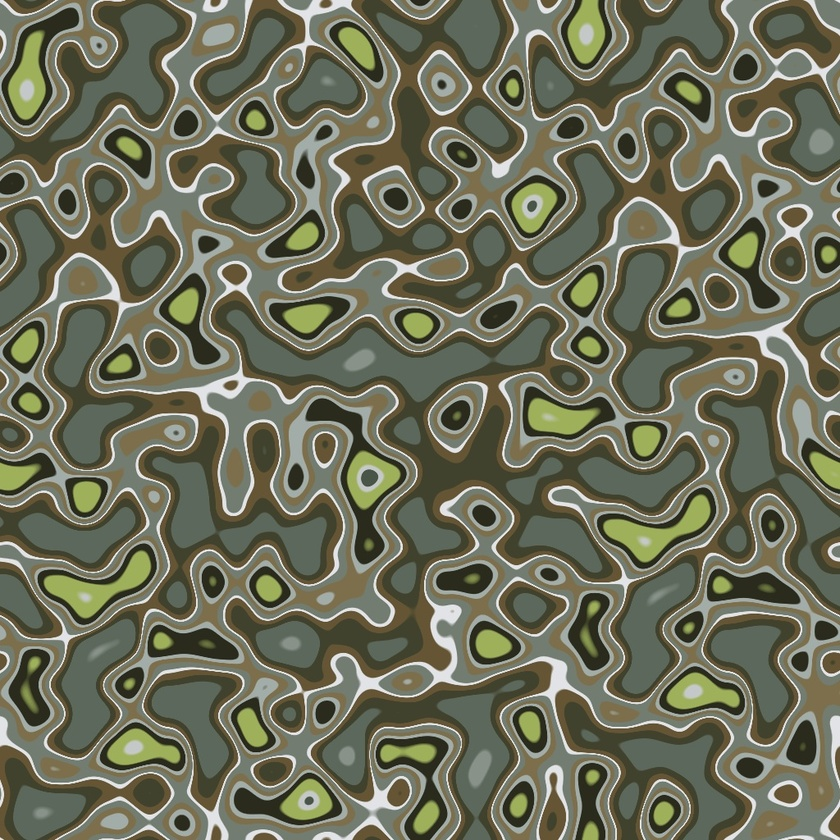
#> input picture example/bamboo_forest.camo.12.1024.jpg, 840 x 840 px, shrunk from 1024 x 1024 before the run
$ python cluster_image.py -i example/bamboo_forest.camo.12.1024.jpg
#> lines starting #> are read from the running program, lines starting #| are printed output that depends on the picture
import numpy as np
import cv2
from sklearn.cluster import KMeans

from typing import Tuple

def cluster_img_colors(
        img: np.ndarray,
        num_clusters: int,
) -> Tuple[np.ndarray, np.ndarray, np.ndarray]:
    """Here is a lovely empty docstring
    """
    kmeans = KMeans(n_clusters=num_clusters)
    kmeans.fit(img.reshape((-1, 3)))
    buckets = kmeans.predict(img.reshape((-1, 3)))
    colors = kmeans.cluster_centers_
    reduced = colors[buckets, :]
    palette = colors[sorted(buckets), :][::img.shape[0], :].reshape((-1, 1, 3))
    palette = np.hstack([palette for i in range(img.shape[1] // 5)])
    return colors, reduced.reshape(img.shape), palette

if __name__ == "__main__":
    import argparse
    from pathlib import Path
    parser = argparse.ArgumentParser()
    parser.add_argument('--input', '-i',
                        type=Path,
                        help="input image file")
    parser.add_argument('--num-clusters', '-n',
                        type=int,
                        default=5,
                        help="Number of clusters")
    args = parser.parse_args()
    img = cv2.imread(str(args.input))
#> img is the input picture: shape (840, 840, 3); mean B, G, R 90, 110.8, 109.3
    colors, reduced, pal = cluster_img_colors(img,
                                              num_clusters = args.num_clusters)
#> in cluster_img_colors, `palette = colors[sorted(buckets), :][::img.shape[0], :].reshape((-1, 1..`: palette = 840 rows, first 8: [39.64, 59.03, 58.5], [39.64, 59.03, 58.5], [39.64, 59.03, 58.5], [39.64, 59.03, 58.5], [39.64, 59.03, 58.5], [39.64, 59.03, 58.5], [39.64, 59.03, 58.5], [39.64, 59.03, 58.5]
#> in cluster_img_colors, `palette = np.hstack([palette for i in range(img.shape[1] // 5)])`:
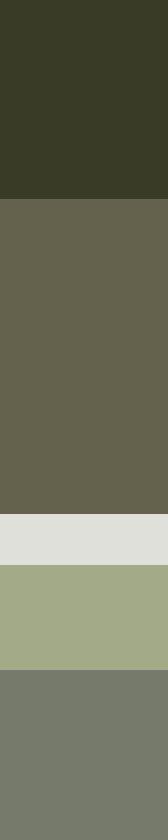
#> palette: shape (840, 168, 3) float64; mean B, G, R 90, 110.8, 109.2
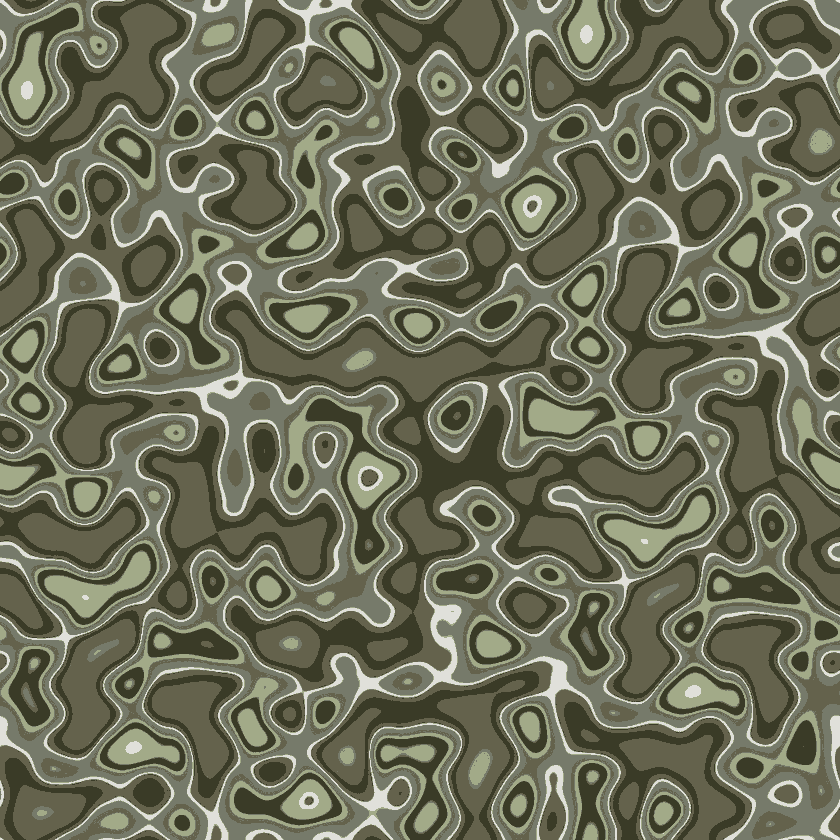
#> reduced: shape (840, 840, 3) float64; mean B, G, R 90.1, 110.8, 109.3
#> colors = [[39.64, 59.03, 58.5], [76.43, 98.65, 100], [218.7, 224.3, 224.4], [136.5, 170.6, 162.2], [106.9, 122.7, 118.4]]
    output_filename = args.input.with_stem(args.input.stem +
                                           f".colors.{args.num_clusters}")
    cv2.imwrite(str(output_filename),
                reduced)
    pal_filename = args.input.with_stem(args.input.stem +
                                        f".palette.{args.num_clusters}")
    cv2.imwrite(str(pal_filename), pal)
    print(f"Colors are :\n{np.array(colors, dtype=int)}")
#| Colors are :
#| [[ 39  59  58]
#|  [ 76  98 100]
#|  [218 224 224]
#|  [136 170 162]
#|  [106 122 118]]

$ run again, on example/bamboo_forest.jpg
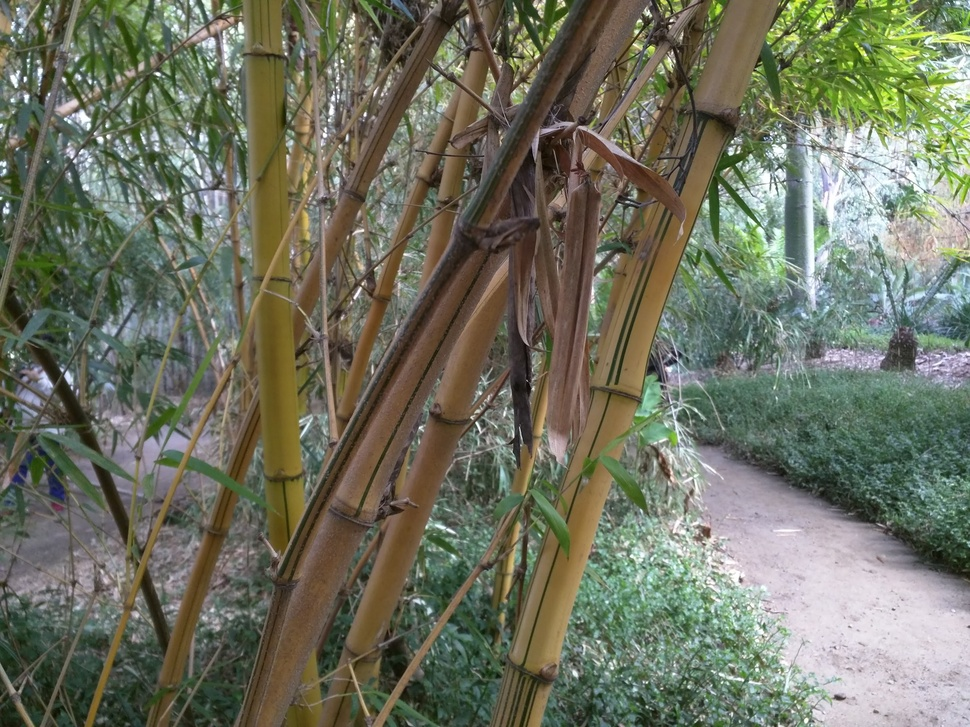
#> input picture example/bamboo_forest.jpg, 970 x 727 px, shrunk from 2486 x 1864 before the run
#> img is the input picture: shape (727, 970, 3); mean B, G, R 96.3, 113.8, 110.8
#> in cluster_img_colors, `palette = colors[sorted(buckets), :][::img.shape[0], :].reshape((-1, 1..`: palette = 970 rows, first 8: [101.6, 120.4, 115.8], [101.6, 120.4, 115.8], [101.6, 120.4, 115.8], [101.6, 120.4, 115.8], [101.6, 120.4, 115.8], [101.6, 120.4, 115.8], [101.6, 120.4, 115.8], [101.6, 120.4, 115.8]
#> in cluster_img_colors, `palette = np.hstack([palette for i in range(img.shape[1] // 5)])`:
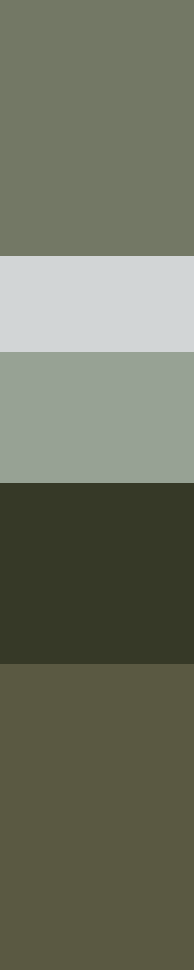
#> palette: shape (970, 194, 3) float64; mean B, G, R 96.3, 113.8, 110.8
#> `colors, reduced, pal = cluster_img_colors(img, num_clusters = args.num..`:
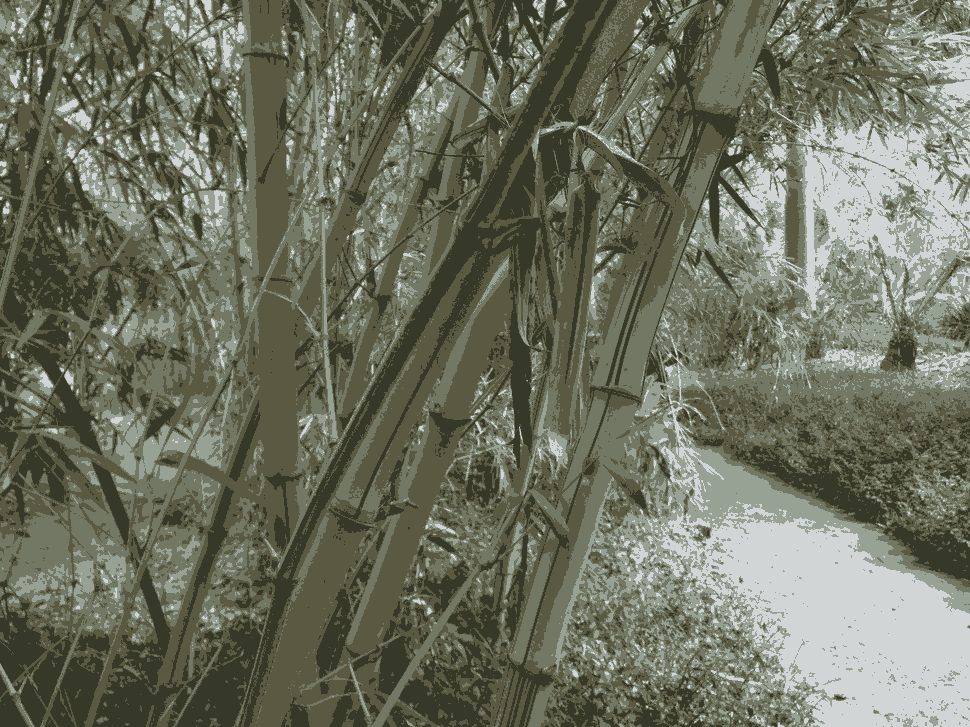
#> reduced: shape (727, 970, 3) float64; mean B, G, R 96.2, 113.7, 110.7
#> colors = [[101.6, 120.4, 115.8], [214.3, 213.3, 210.7], [148.9, 162.2, 151.3], [39.12, 57.33, 54.68], [66.08, 89.65, 90.98]]
#| Colors are :
#| [[101 120 115]
#|  [214 213 210]
#|  [148 162 151]
#|  [ 39  57  54]
#|  [ 66  89  90]]

$ run again, on example/bamboo_forest.palette.12.jpg
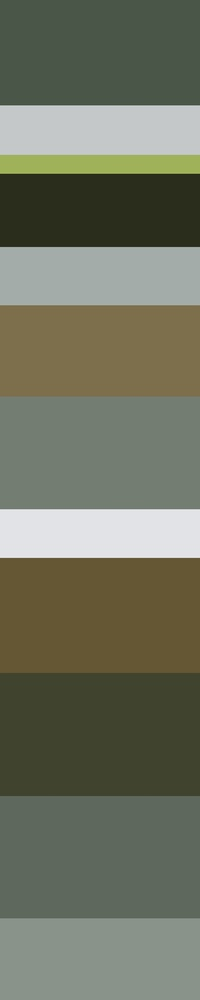
#> input picture example/bamboo_forest.palette.12.jpg, 200 x 1000 px, shrunk from 497 x 2486 before the run
#> img is the input picture: shape (1000, 200, 3); mean B, G, R 96.4, 113.9, 110.6
#> in cluster_img_colors, `palette = colors[sorted(buckets), :][::img.shape[0], :].reshape((-1, 1..`: palette = 200 rows, first 8: [215, 213.3, 210.7], [215, 213.3, 210.7], [215, 213.3, 210.7], [215, 213.3, 210.7], [215, 213.3, 210.7], [215, 213.3, 210.7], [215, 213.3, 210.7], [215, 213.3, 210.7]
#> in cluster_img_colors, `palette = np.hstack([palette for i in range(img.shape[1] // 5)])`:
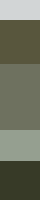
#> palette: shape (200, 40, 3) float64; mean B, G, R 96.6, 114, 110.8
#> `colors, reduced, pal = cluster_img_colors(img, num_clusters = args.num..`:
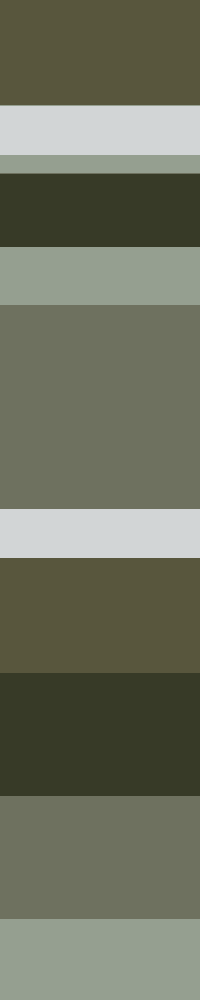
#> reduced: shape (1000, 200, 3) float64; mean B, G, R 96.4, 113.9, 110.6
#> colors = [[215, 213.3, 210.7], [61.62, 86.5, 88.04], [95.54, 113.4, 110.1], [144, 159.7, 149.3], [39.29, 58.85, 55.83]]
#| Colors are :
#| [[214 213 210]
#|  [ 61  86  88]
#|  [ 95 113 110]
#|  [144 159 149]
#|  [ 39  58  55]]
